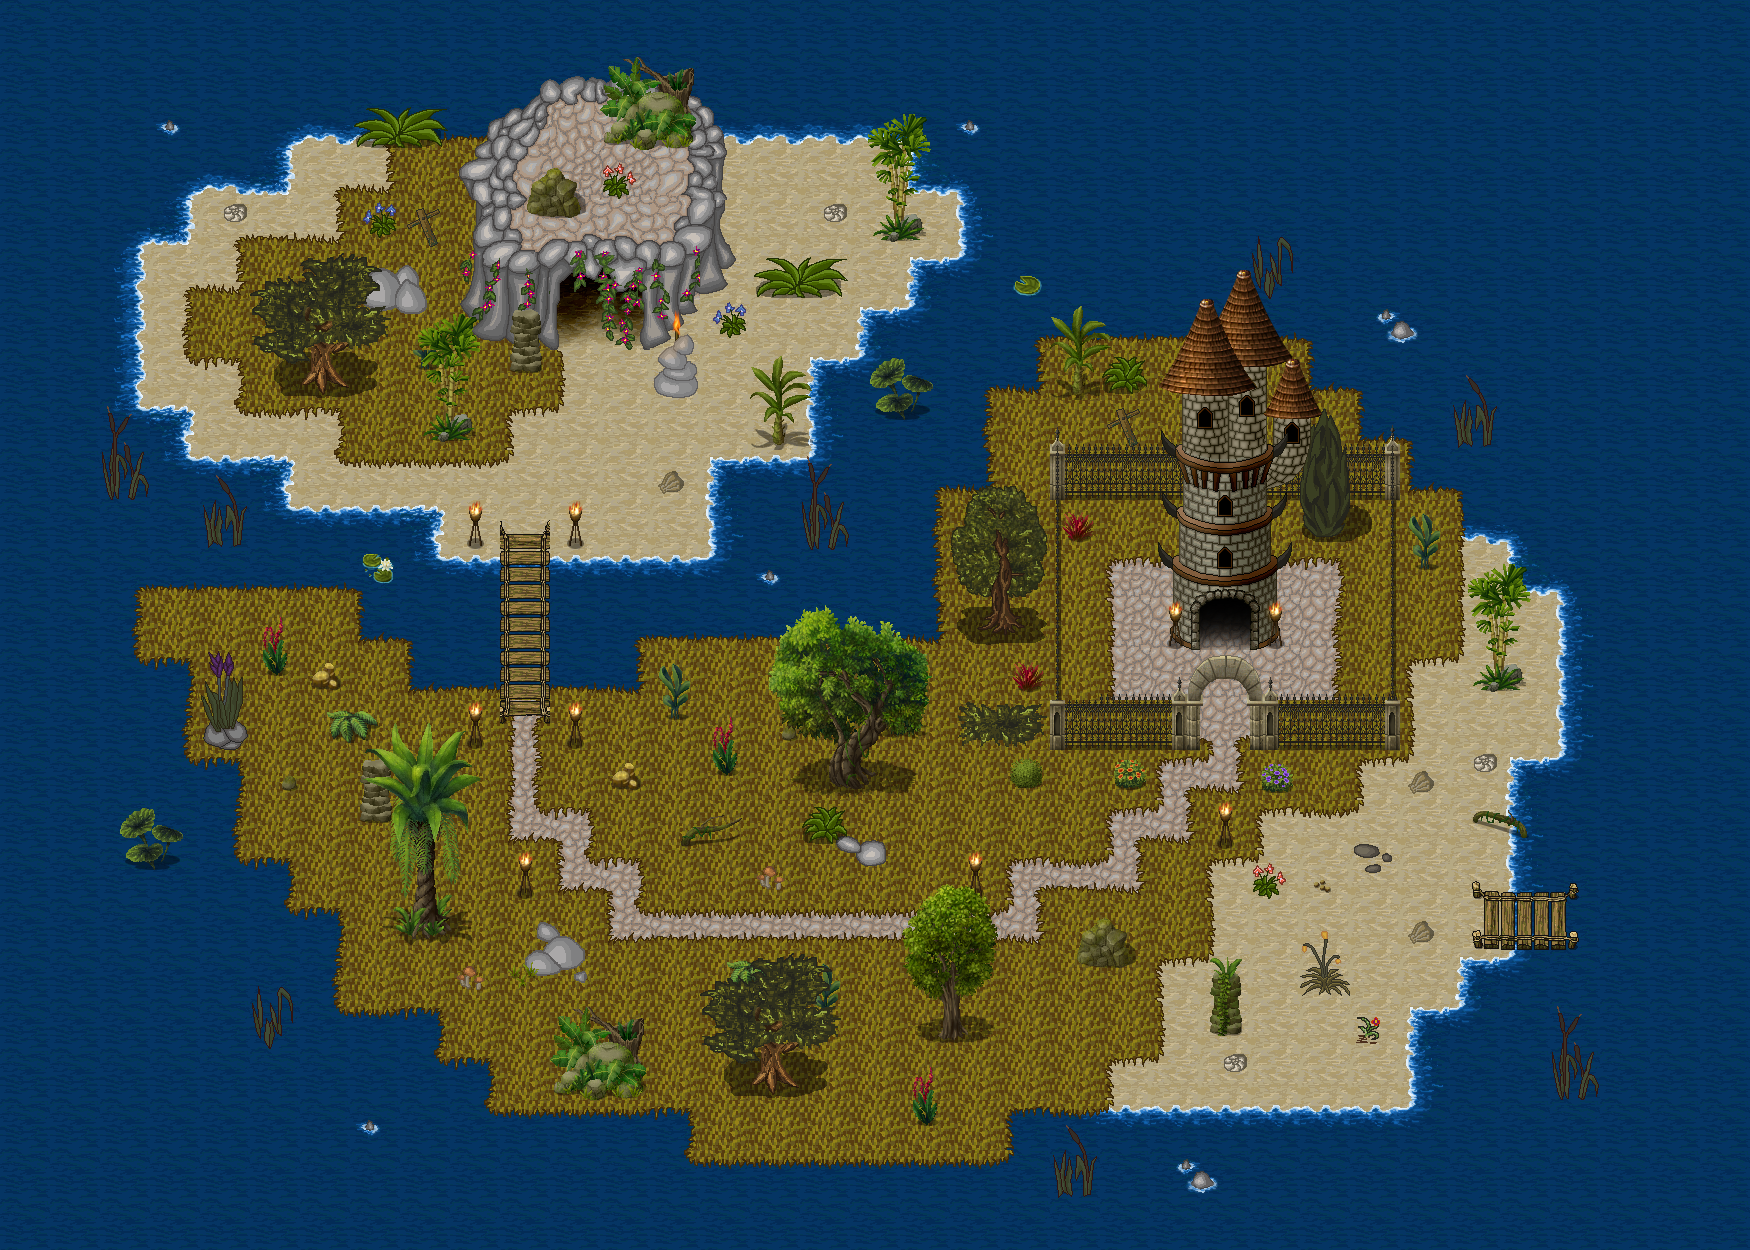

A level layout from a 2D game, rendered from its tile map. Below: a short description, then the map file with tile-grid data replaced by summaries:
An orthogonal 35x25 tile map with 50x50 px tiles, 6 tile layers (BG 1, BG 2, BG 3, BG 4, ...), 1 hidden layer not drawn, 3 tilesets and 50 objects.

<map version="1.2" tiledversion="1.2.5" orientation="orthogonal" renderorder="right-down" width="35" height="25" tilewidth="50" tileheight="50" infinite="0" nextlayerid="16" nextobjectid="325">
 <properties>
  <property name="dimming" value="0.6" />
  <property name="musicpath" value="res/music/brokenbridge.ogg" />
  <property name="tilesetpath" value="res/map/island/tileset_map_island.png" />
 </properties>
 <tileset firstgid="1" name="tileset_map_island" tilewidth="50" tileheight="50" spacing="2" margin="1" tilecount="988" columns="26">
  <image source="tileset_map_island.png" width="1369" height="1976" />
  <tile id="8">
   <objectgroup draworder="index">
    <object id="1" x="13" y="3" width="24" height="41" />
   </objectgroup>
  </tile>
  <tile id="17">
   <objectgroup draworder="index">
    <object id="1" x="18" y="3" width="63" height="46" />
   </objectgroup>
  </tile>
  <tile id="28">
   <objectgroup draworder="index">
    <object id="1" x="22" y="-2" width="14" height="49" />
   </objectgroup>
  </tile>
  <tile id="43">
   <objectgroup draworder="index">
    <object id="2" x="18" y="0" width="65" height="48" />
   </objectgroup>
  </tile>
  <tile id="92">
   <properties>
    <property name="light" value="25,25,100,150,0.5" />
   </properties>
  </tile>
  <tile id="109">
   <objectgroup draworder="index">
    <object id="1" x="39" y="-1" width="27" height="35" />
   </objectgroup>
  </tile>
  <tile id="114">
   <objectgroup draworder="index">
    <object id="1" x="0" y="0" width="50" height="38" />
   </objectgroup>
  </tile>
  <tile id="131">
   <objectgroup draworder="index">
    <object id="1" x="9" y="-1" width="27" height="44" />
   </objectgroup>
  </tile>
  <tile id="220">
   <properties>
    <property name="light" value="25,10,150,100,0.8" />
   </properties>
   <animation>
    <frame tileid="220" duration="100" />
    <frame tileid="221" duration="100" />
    <frame tileid="222" duration="100" />
   </animation>
  </tile>
  <tile id="235">
   <objectgroup draworder="index">
    <object id="2" x="17" y="-2" width="13" height="38" />
   </objectgroup>
  </tile>
  <tile id="296">
   <properties>
    <property name="light" value="25,20,100,100,0.8" />
   </properties>
  </tile>
  <tile id="320">
   <objectgroup draworder="index">
    <!-- 1 objects omitted --></objectgroup>
  </tile>
  <tile id="322">
   <objectgroup draworder="index">
    <!-- 1 objects omitted --></objectgroup>
  </tile>
  <tile id="455">
   <properties>
    <property name="light" value="25,50,250,200,1.0" />
   </properties>
   <animation>
    <frame tileid="455" duration="100" />
    <frame tileid="456" duration="100" />
    <frame tileid="457" duration="100" />
   </animation>
  </tile>
  <tile id="481">
   <animation>
    <frame tileid="481" duration="100" />
    <frame tileid="482" duration="100" />
    <frame tileid="483" duration="100" />
   </animation>
  </tile>
  <tile id="585">
   <properties>
    <property name="light" value="25,35,100,150,0.5" />
   </properties>
  </tile>
  <tile id="594">
   <objectgroup draworder="index">
    <!-- 1 objects omitted --></objectgroup>
  </tile>
  <tile id="604">
   <objectgroup draworder="index">
    <!-- 1 objects omitted --></objectgroup>
  </tile>
  <tile id="606">
   <objectgroup draworder="index">
    <!-- 1 objects omitted --></objectgroup>
  </tile>
  <tile id="608">
   <objectgroup draworder="index">
    <!-- 1 objects omitted --></objectgroup>
  </tile>
  <tile id="631">
   <objectgroup draworder="index">
    <!-- 1 objects omitted --></objectgroup>
  </tile>
  <tile id="656">
   <objectgroup draworder="index">
    <!-- 1 objects omitted --></objectgroup>
  </tile>
  <tile id="710">
   <objectgroup draworder="index">
    <!-- 1 objects omitted --></objectgroup>
  </tile>
  <tile id="712">
   <objectgroup draworder="index">
    <!-- 1 objects omitted --></objectgroup>
  </tile>
  <tile id="757">
   <objectgroup draworder="index">
    <!-- 1 objects omitted --></objectgroup>
  </tile>
  <tile id="760">
   <objectgroup draworder="index">
    <!-- 1 objects omitted --></objectgroup>
  </tile>
  <tile id="761">
   <objectgroup draworder="index">
    <!-- 1 objects omitted --></objectgroup>
  </tile>
  <tile id="765">
   <objectgroup draworder="index">
    <!-- 1 objects omitted --></objectgroup>
  </tile>
  <tile id="770">
   <objectgroup draworder="index">
    <!-- 1 objects omitted --></objectgroup>
  </tile>
  <tile id="782">
   <objectgroup draworder="index">
    <!-- 1 objects omitted --></objectgroup>
  </tile>
  <tile id="783">
   <objectgroup draworder="index">
    <!-- 1 objects omitted --></objectgroup>
  </tile>
  <tile id="842">
   <objectgroup draworder="index">
    <!-- 1 objects omitted --></objectgroup>
  </tile>
  <tile id="885">
   <objectgroup draworder="index">
    <!-- 1 objects omitted --></objectgroup>
  </tile>
  <tile id="887">
   <objectgroup draworder="index">
    <!-- 1 objects omitted --></objectgroup>
  </tile>
  <tile id="891">
   <objectgroup draworder="index">
    <!-- 1 objects omitted --></objectgroup>
  </tile>
  <tile id="947">
   <objectgroup draworder="index">
    <!-- 1 objects omitted --></objectgroup>
  </tile>
  <tile id="950">
   <objectgroup draworder="index">
    <!-- 1 objects omitted --></objectgroup>
  </tile>
 </tileset>
 <tileset firstgid="989" name="tileset_map_npcs" tilewidth="50" tileheight="50" spacing="2" margin="1" tilecount="77" columns="7">
  <image source="../../convenience/tilesets/tileset_map_npcs.png" width="364" height="574" />
 </tileset>
 <tileset firstgid="1066" name="tileset_map_dynamic_tiles" tilewidth="50" tileheight="50" spacing="2" margin="1" tilecount="220" columns="20">
  <image source="../../convenience/tilesets/tileset_map_dynamic_tiles.png" width="1040" height="572" />
 </tileset>
 <layer id="1" name="BG 1" width="35" height="25">
  <data>[875 cells, 875 non-empty, 10 distinct tile ids]</data>
 </layer>
 <layer id="2" name="BG 2" width="35" height="25">
  <data>[875 cells, 331 non-empty, 115 distinct tile ids]</data>
 </layer>
 <layer id="3" name="BG 3" width="35" height="25">
  <data>[875 cells, 77 non-empty, 50 distinct tile ids]</data>
 </layer>
 <layer id="4" name="BG 4" width="35" height="25">
  <data>[875 cells, 84 non-empty, 47 distinct tile ids]</data>
 </layer>
 <layer id="5" name="LFG 1" width="35" height="25">
  <data>[875 cells, 81 non-empty, 57 distinct tile ids]</data>
 </layer>
 <layer id="6" name="FG 1" width="35" height="25">
  <data>[875 cells, 54 non-empty, 54 distinct tile ids]</data>
 </layer>
 <layer id="7" name="collidable" width="35" height="25" visible="0">
  <data>[875 cells, 537 non-empty, 1 distinct tile ids]</data>
 </layer>
 <objectgroup id="8" name="dynamic" />
 <objectgroup id="9" name="dynamic door 1" visible="0">
  <properties>
   <property name="not conditions" value="trigger,tower_1_done" />
  </properties>
  <!-- 1 objects omitted --></objectgroup>
 <objectgroup id="10" name="dynamic door 2" visible="0">
  <properties>
   <property name="conditions" value="trigger,tower_1_done" />
   <property name="not conditions" value="trigger,tower_2_done" />
  </properties>
  <!-- 1 objects omitted --></objectgroup>
 <objectgroup id="11" name="dynamic door 3" visible="0">
  <properties>
   <property name="conditions" value="trigger,tower_2_done" />
   <property name="not conditions" value="trigger,tower_3_done" />
  </properties>
  <!-- 1 objects omitted --></objectgroup>
 <objectgroup id="12" name="dynamic door 4">
  <properties>
   <property name="conditions" value="trigger,tower_3_done" />
  </properties>
  <!-- 1 objects omitted --></objectgroup>
 <objectgroup id="13" name="collidable" visible="0">
  <!-- 6 objects omitted --></objectgroup>
 <objectgroup id="14" name="trigger">
  <!-- 8 objects omitted --></objectgroup>
 <objectgroup id="15" name="npc">
  <!-- 1 objects omitted --></objectgroup>
</map>
<!-- 42 of 50 objects omitted -->
